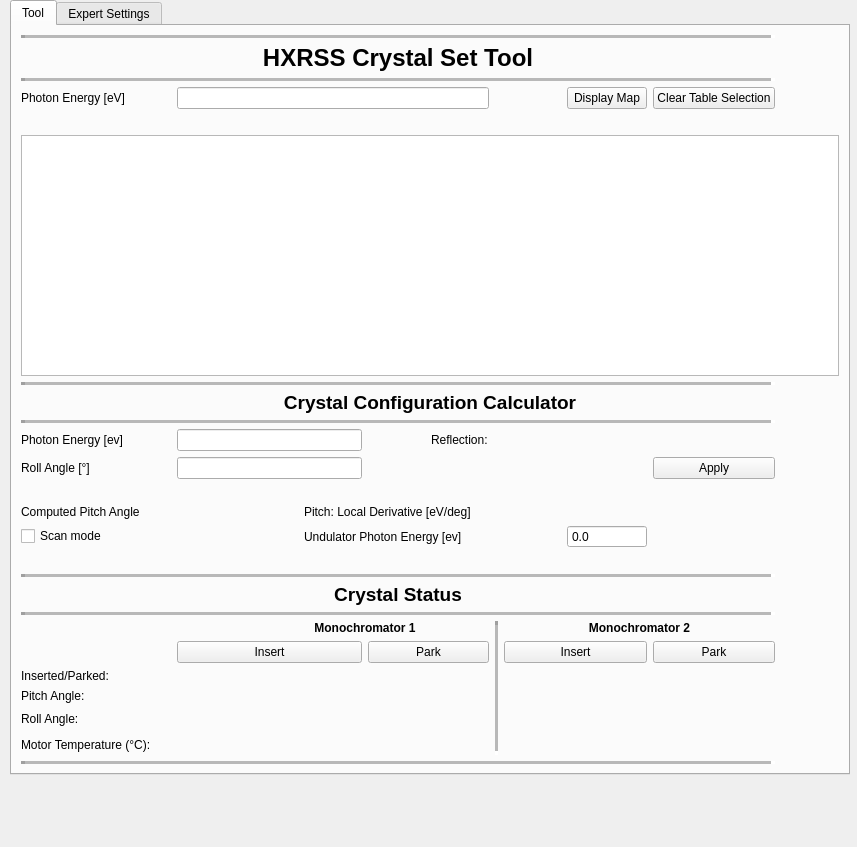
<?xml version="1.0" encoding="UTF-8"?>
<ui version="4.0">
 <class>MainWindow</class>
 <widget class="QMainWindow" name="MainWindow">
  <property name="geometry">
   <rect>
    <x>0</x>
    <y>0</y>
    <width>857</width>
    <height>847</height>
   </rect>
  </property>
  <property name="contextMenuPolicy">
   <enum>Qt::DefaultContextMenu</enum>
  </property>
  <property name="windowTitle">
   <string>HXRSS GUI v0.9</string>
  </property>
  <property name="dockOptions">
   <set>QMainWindow::AllowTabbedDocks|QMainWindow::AnimatedDocks</set>
  </property>
  <property name="unifiedTitleAndToolBarOnMac">
   <bool>false</bool>
  </property>
  <widget class="QWidget" name="centralwidget">
   <widget class="QTabWidget" name="tabWidget">
    <property name="geometry">
     <rect>
      <x>10</x>
      <y>0</y>
      <width>840</width>
      <height>775</height>
     </rect>
    </property>
    <property name="currentIndex">
     <number>0</number>
    </property>
    <widget class="QWidget" name="tab">
     <attribute name="title">
      <string>Tool</string>
     </attribute>
     <layout class="QGridLayout" name="gridLayout">
      <item row="7" column="0" colspan="11">
       <widget class="QLabel" name="label_21">
        <property name="text">
         <string>&lt;html&gt;&lt;head/&gt;&lt;body&gt;&lt;p align=&quot;center&quot;&gt;&lt;span style=&quot; font-size:14pt; font-weight:600;&quot;&gt;Crystal Configuration Calculator&lt;/span&gt;&lt;/p&gt;&lt;/body&gt;&lt;/html&gt;</string>
        </property>
       </widget>
      </item>
      <item row="17" column="3" colspan="3">
       <widget class="QLabel" name="label_22">
        <property name="text">
         <string>Undulator Photon Energy [ev]</string>
        </property>
       </widget>
      </item>
      <item row="17" column="0">
       <widget class="QCheckBox" name="scan_checkBox">
        <property name="text">
         <string>Scan mode</string>
        </property>
       </widget>
      </item>
      <item row="26" column="0">
       <widget class="QLabel" name="label_40">
        <property name="minimumSize">
         <size>
          <width>150</width>
          <height>0</height>
         </size>
        </property>
        <property name="text">
         <string>Pitch Angle:</string>
        </property>
       </widget>
      </item>
      <item row="8" column="0" colspan="10">
       <widget class="Line" name="line">
        <property name="lineWidth">
         <number>4</number>
        </property>
        <property name="midLineWidth">
         <number>4</number>
        </property>
        <property name="orientation">
         <enum>Qt::Horizontal</enum>
        </property>
       </widget>
      </item>
      <item row="10" column="0">
       <widget class="QLabel" name="label_26">
        <property name="text">
         <string>Roll Angle [°]</string>
        </property>
       </widget>
      </item>
      <item row="10" column="9">
       <widget class="QPushButton" name="apply_button">
        <property name="text">
         <string>Apply</string>
        </property>
       </widget>
      </item>
      <item row="5" column="0" colspan="11">
       <widget class="QTableView" name="tableView">
        <property name="minimumSize">
         <size>
          <width>0</width>
          <height>0</height>
         </size>
        </property>
       </widget>
      </item>
      <item row="0" column="0" colspan="10">
       <widget class="Line" name="line_4">
        <property name="lineWidth">
         <number>4</number>
        </property>
        <property name="midLineWidth">
         <number>4</number>
        </property>
        <property name="orientation">
         <enum>Qt::Horizontal</enum>
        </property>
       </widget>
      </item>
      <item row="21" column="0" colspan="10">
       <widget class="Line" name="line_6">
        <property name="lineWidth">
         <number>4</number>
        </property>
        <property name="midLineWidth">
         <number>4</number>
        </property>
        <property name="orientation">
         <enum>Qt::Horizontal</enum>
        </property>
       </widget>
      </item>
      <item row="16" column="3" colspan="3">
       <widget class="QLabel" name="label_25">
        <property name="text">
         <string>Pitch: Local Derivative [eV/deg]</string>
        </property>
       </widget>
      </item>
      <item row="3" column="1" colspan="5">
       <widget class="QLineEdit" name="photon_energy_edit"/>
      </item>
      <item row="23" column="7" colspan="3">
       <widget class="QLabel" name="label_38">
        <property name="minimumSize">
         <size>
          <width>200</width>
          <height>0</height>
         </size>
        </property>
        <property name="text">
         <string>&lt;html&gt;&lt;head/&gt;&lt;body&gt;&lt;p align=&quot;center&quot;&gt;&lt;span style=&quot; font-weight:600;&quot;&gt;Monochromator 2&lt;/span&gt;&lt;/p&gt;&lt;/body&gt;&lt;/html&gt;</string>
        </property>
       </widget>
      </item>
      <item row="4" column="0" colspan="11">
       <widget class="QLabel" name="loglabel">
        <property name="text">
         <string/>
        </property>
       </widget>
      </item>
      <item row="3" column="0">
       <widget class="QLabel" name="label">
        <property name="text">
         <string>Photon Energy [eV]</string>
        </property>
       </widget>
      </item>
      <item row="1" column="0" colspan="10">
       <widget class="QLabel" name="label_24">
        <property name="text">
         <string>&lt;html&gt;&lt;head/&gt;&lt;body&gt;&lt;p align=&quot;center&quot;&gt;&lt;span style=&quot; font-size:18pt; font-weight:600;&quot;&gt;HXRSS Crystal Set Tool&lt;/span&gt;&lt;/p&gt;&lt;/body&gt;&lt;/html&gt;</string>
        </property>
       </widget>
      </item>
      <item row="6" column="0" colspan="10">
       <widget class="Line" name="line_2">
        <property name="frameShadow">
         <enum>QFrame::Sunken</enum>
        </property>
        <property name="lineWidth">
         <number>4</number>
        </property>
        <property name="midLineWidth">
         <number>4</number>
        </property>
        <property name="orientation">
         <enum>Qt::Horizontal</enum>
        </property>
       </widget>
      </item>
      <item row="3" column="8">
       <widget class="QPushButton" name="display_map_button">
        <property name="text">
         <string>Display Map</string>
        </property>
       </widget>
      </item>
      <item row="3" column="9">
       <widget class="QPushButton" name="tableButton">
        <property name="text">
         <string>Clear Table Selection</string>
        </property>
       </widget>
      </item>
      <item row="2" column="0" colspan="10">
       <widget class="Line" name="line_3">
        <property name="lineWidth">
         <number>4</number>
        </property>
        <property name="midLineWidth">
         <number>4</number>
        </property>
        <property name="orientation">
         <enum>Qt::Horizontal</enum>
        </property>
       </widget>
      </item>
      <item row="27" column="0">
       <widget class="QLabel" name="label_41">
        <property name="minimumSize">
         <size>
          <width>150</width>
          <height>0</height>
         </size>
        </property>
        <property name="text">
         <string>Roll Angle:</string>
        </property>
       </widget>
      </item>
      <item row="25" column="1" colspan="5">
       <widget class="QLabel" name="mono1_crystal_inserted_display">
        <property name="text">
         <string>&lt;html&gt;&lt;head/&gt;&lt;body&gt;&lt;p align=&quot;center&quot;/&gt;&lt;/body&gt;&lt;/html&gt;</string>
        </property>
       </widget>
      </item>
      <item row="27" column="7" colspan="3">
       <widget class="QLabel" name="mono2_roll_rb_display">
        <property name="text">
         <string>&lt;html&gt;&lt;head/&gt;&lt;body&gt;&lt;p align=&quot;center&quot;/&gt;&lt;/body&gt;&lt;/html&gt;</string>
        </property>
       </widget>
      </item>
      <item row="25" column="0">
       <widget class="QLabel" name="label_39">
        <property name="minimumSize">
         <size>
          <width>150</width>
          <height>0</height>
         </size>
        </property>
        <property name="text">
         <string>Inserted/Parked:</string>
        </property>
       </widget>
      </item>
      <item row="24" column="1" colspan="3">
       <widget class="QPushButton" name="mono1_crystal_insert_button">
        <property name="text">
         <string>Insert</string>
        </property>
       </widget>
      </item>
      <item row="24" column="9">
       <widget class="QPushButton" name="mono2_crystal_park_button">
        <property name="text">
         <string>Park</string>
        </property>
       </widget>
      </item>
      <item row="26" column="1" colspan="5">
       <widget class="QLabel" name="mono1_pitch_rb_display">
        <property name="text">
         <string>&lt;html&gt;&lt;head/&gt;&lt;body&gt;&lt;p align=&quot;center&quot;/&gt;&lt;/body&gt;&lt;/html&gt;</string>
        </property>
       </widget>
      </item>
      <item row="24" column="4" colspan="2">
       <widget class="QPushButton" name="mono1_crystal_park_button">
        <property name="minimumSize">
         <size>
          <width>0</width>
          <height>0</height>
         </size>
        </property>
        <property name="text">
         <string>Park</string>
        </property>
       </widget>
      </item>
      <item row="23" column="2" colspan="4">
       <widget class="QLabel" name="label_37">
        <property name="minimumSize">
         <size>
          <width>200</width>
          <height>0</height>
         </size>
        </property>
        <property name="text">
         <string>&lt;html&gt;&lt;head/&gt;&lt;body&gt;&lt;p align=&quot;center&quot;&gt;&lt;span style=&quot; font-weight:600;&quot;&gt;Monochromator 1&lt;/span&gt;&lt;/p&gt;&lt;/body&gt;&lt;/html&gt;</string>
        </property>
       </widget>
      </item>
      <item row="25" column="7" colspan="3">
       <widget class="QLabel" name="mono2_crystal_inserted_display">
        <property name="text">
         <string>&lt;html&gt;&lt;head/&gt;&lt;body&gt;&lt;p align=&quot;center&quot;/&gt;&lt;/body&gt;&lt;/html&gt;</string>
        </property>
       </widget>
      </item>
      <item row="24" column="7" colspan="2">
       <widget class="QPushButton" name="mono2_crystal_insert_button">
        <property name="text">
         <string>Insert</string>
        </property>
       </widget>
      </item>
      <item row="29" column="0" colspan="10">
       <widget class="Line" name="line_8">
        <property name="lineWidth">
         <number>4</number>
        </property>
        <property name="midLineWidth">
         <number>4</number>
        </property>
        <property name="orientation">
         <enum>Qt::Horizontal</enum>
        </property>
       </widget>
      </item>
      <item row="26" column="7" colspan="3">
       <widget class="QLabel" name="mono2_pitch_rb_display">
        <property name="text">
         <string>&lt;html&gt;&lt;head/&gt;&lt;body&gt;&lt;p align=&quot;center&quot;/&gt;&lt;/body&gt;&lt;/html&gt;</string>
        </property>
       </widget>
      </item>
      <item row="16" column="0">
       <widget class="QLabel" name="label_23">
        <property name="minimumSize">
         <size>
          <width>150</width>
          <height>0</height>
         </size>
        </property>
        <property name="text">
         <string>Computed Pitch Angle</string>
        </property>
       </widget>
      </item>
      <item row="9" column="5">
       <widget class="QLabel" name="label_2">
        <property name="text">
         <string>Reflection:</string>
        </property>
       </widget>
      </item>
      <item row="17" column="8">
       <widget class="QDoubleSpinBox" name="undulatorph">
        <property name="enabled">
         <bool>true</bool>
        </property>
        <property name="locale">
         <locale language="English" country="UnitedStates"/>
        </property>
        <property name="readOnly">
         <bool>true</bool>
        </property>
        <property name="buttonSymbols">
         <enum>QAbstractSpinBox::NoButtons</enum>
        </property>
        <property name="decimals">
         <number>1</number>
        </property>
        <property name="maximum">
         <double>25000.000000000000000</double>
        </property>
       </widget>
      </item>
      <item row="18" column="0" colspan="10">
       <widget class="QLabel" name="scanlabel">
        <property name="text">
         <string/>
        </property>
       </widget>
      </item>
      <item row="9" column="0">
       <widget class="QLabel" name="label_20">
        <property name="text">
         <string>Photon Energy [ev]</string>
        </property>
       </widget>
      </item>
      <item row="27" column="1" colspan="5">
       <widget class="QLabel" name="mono1_roll_rb_display">
        <property name="text">
         <string>&lt;!DOCTYPE HTML PUBLIC &quot;-//W3C//DTD HTML 4.0//EN&quot; &quot;http://www.w3.org/TR/REC-html40/strict.dtd&quot;&gt;
&lt;html&gt;&lt;head&gt;&lt;meta name=&quot;qrichtext&quot; content=&quot;1&quot; /&gt;&lt;style type=&quot;text/css&quot;&gt;
p, li { white-space: pre-wrap; }
&lt;/style&gt;&lt;/head&gt;&lt;body style=&quot; font-family:'.AppleSystemUIFont'; font-size:13pt; font-weight:400; font-style:normal;&quot;&gt;
&lt;p align=&quot;center&quot; style=&quot; margin-top:12px; margin-bottom:12px; margin-left:0px; margin-right:0px; -qt-block-indent:0; text-indent:0px;&quot;&gt; &lt;/p&gt;&lt;/body&gt;&lt;/html&gt;</string>
        </property>
       </widget>
      </item>
      <item row="9" column="1" colspan="3">
       <widget class="QLineEdit" name="photonE"/>
      </item>
      <item row="9" column="7" colspan="3">
       <widget class="QLabel" name="reflection_display">
        <property name="minimumSize">
         <size>
          <width>100</width>
          <height>0</height>
         </size>
        </property>
        <property name="text">
         <string/>
        </property>
       </widget>
      </item>
      <item row="20" column="0" colspan="10">
       <widget class="QLabel" name="label_27">
        <property name="text">
         <string>&lt;html&gt;&lt;head/&gt;&lt;body&gt;&lt;p align=&quot;center&quot;&gt;&lt;span style=&quot; font-size:14pt; font-weight:600;&quot;&gt;Crystal Status&lt;/span&gt;&lt;/p&gt;&lt;/body&gt;&lt;/html&gt;</string>
        </property>
       </widget>
      </item>
      <item row="16" column="1" colspan="2">
       <widget class="QLabel" name="computed_pitch_angle_display">
        <property name="text">
         <string/>
        </property>
       </widget>
      </item>
      <item row="16" column="8" colspan="2">
       <widget class="QLabel" name="computed_pitch_angle_slope_display">
        <property name="text">
         <string/>
        </property>
       </widget>
      </item>
      <item row="10" column="1" colspan="3">
       <widget class="QLineEdit" name="roll_angle_edit"/>
      </item>
      <item row="12" column="0" colspan="11">
       <widget class="QLabel" name="calclabel">
        <property name="text">
         <string/>
        </property>
       </widget>
      </item>
      <item row="19" column="0" colspan="10">
       <widget class="Line" name="line_5">
        <property name="lineWidth">
         <number>4</number>
        </property>
        <property name="midLineWidth">
         <number>4</number>
        </property>
        <property name="orientation">
         <enum>Qt::Horizontal</enum>
        </property>
       </widget>
      </item>
      <item row="28" column="0">
       <widget class="QLabel" name="label_42">
        <property name="minimumSize">
         <size>
          <width>150</width>
          <height>0</height>
         </size>
        </property>
        <property name="text">
         <string>Motor Temperature (°C):</string>
        </property>
       </widget>
      </item>
      <item row="23" column="6" rowspan="6">
       <widget class="Line" name="line_7">
        <property name="lineWidth">
         <number>4</number>
        </property>
        <property name="midLineWidth">
         <number>4</number>
        </property>
        <property name="orientation">
         <enum>Qt::Vertical</enum>
        </property>
       </widget>
      </item>
      <item row="28" column="1" colspan="5">
       <widget class="QLabel" name="mono1_motemp_rb_display">
        <property name="text">
         <string>&lt;!DOCTYPE HTML PUBLIC &quot;-//W3C//DTD HTML 4.0//EN&quot; &quot;http://www.w3.org/TR/REC-html40/strict.dtd&quot;&gt;
&lt;html&gt;&lt;head&gt;&lt;meta name=&quot;qrichtext&quot; content=&quot;1&quot; /&gt;&lt;style type=&quot;text/css&quot;&gt;
p, li { white-space: pre-wrap; }
&lt;/style&gt;&lt;/head&gt;&lt;body style=&quot; font-family:'.AppleSystemUIFont'; font-size:13pt; font-weight:400; font-style:normal;&quot;&gt;
&lt;p align=&quot;center&quot; style=&quot; margin-top:12px; margin-bottom:12px; margin-left:0px; margin-right:0px; -qt-block-indent:0; text-indent:0px;&quot;&gt; &lt;/p&gt;&lt;/body&gt;&lt;/html&gt;</string>
        </property>
       </widget>
      </item>
      <item row="28" column="7" colspan="3">
       <widget class="QLabel" name="mono2_motemp_rb_display">
        <property name="text">
         <string>&lt;!DOCTYPE HTML PUBLIC &quot;-//W3C//DTD HTML 4.0//EN&quot; &quot;http://www.w3.org/TR/REC-html40/strict.dtd&quot;&gt;
&lt;html&gt;&lt;head&gt;&lt;meta name=&quot;qrichtext&quot; content=&quot;1&quot; /&gt;&lt;style type=&quot;text/css&quot;&gt;
p, li { white-space: pre-wrap; }
&lt;/style&gt;&lt;/head&gt;&lt;body style=&quot; font-family:'.AppleSystemUIFont'; font-size:13pt; font-weight:400; font-style:normal;&quot;&gt;
&lt;p align=&quot;center&quot; style=&quot; margin-top:12px; margin-bottom:12px; margin-left:0px; margin-right:0px; -qt-block-indent:0; text-indent:0px;&quot;&gt; &lt;/p&gt;&lt;/body&gt;&lt;/html&gt;</string>
        </property>
       </widget>
      </item>
     </layout>
    </widget>
    <widget class="QWidget" name="tab_2">
     <attribute name="title">
      <string>Expert Settings</string>
     </attribute>
     <widget class="QPushButton" name="params_report_button">
      <property name="geometry">
       <rect>
        <x>70</x>
        <y>110</y>
        <width>171</width>
        <height>21</height>
       </rect>
      </property>
      <property name="text">
       <string>Report Params</string>
      </property>
     </widget>
     <widget class="QPushButton" name="params_default_button">
      <property name="geometry">
       <rect>
        <x>70</x>
        <y>140</y>
        <width>171</width>
        <height>21</height>
       </rect>
      </property>
      <property name="text">
       <string>Default Params</string>
      </property>
     </widget>
     <widget class="QPushButton" name="params_fromDOOCS_button">
      <property name="geometry">
       <rect>
        <x>70</x>
        <y>170</y>
        <width>171</width>
        <height>21</height>
       </rect>
      </property>
      <property name="text">
       <string>Load Params from DOOCS</string>
      </property>
     </widget>
     <widget class="QGroupBox" name="groupBox">
      <property name="geometry">
       <rect>
        <x>60</x>
        <y>550</y>
        <width>701</width>
        <height>141</height>
       </rect>
      </property>
      <property name="title">
       <string>Monochromator crystal essentials</string>
      </property>
      <widget class="QLabel" name="label_3">
       <property name="geometry">
        <rect>
         <x>310</x>
         <y>30</y>
         <width>151</width>
         <height>20</height>
        </rect>
       </property>
       <property name="text">
        <string>mono2</string>
       </property>
       <property name="alignment">
        <set>Qt::AlignCenter</set>
       </property>
      </widget>
      <widget class="QLabel" name="label_4">
       <property name="geometry">
        <rect>
         <x>130</x>
         <y>30</y>
         <width>141</width>
         <height>16</height>
        </rect>
       </property>
       <property name="text">
        <string>mono1</string>
       </property>
       <property name="alignment">
        <set>Qt::AlignCenter</set>
       </property>
      </widget>
      <widget class="QLabel" name="mono2_pitch_sp_display">
       <property name="geometry">
        <rect>
         <x>300</x>
         <y>70</y>
         <width>81</width>
         <height>20</height>
        </rect>
       </property>
       <property name="text">
        <string>TextLabel</string>
       </property>
      </widget>
      <widget class="QLabel" name="mono2_roll_sp_display">
       <property name="geometry">
        <rect>
         <x>300</x>
         <y>90</y>
         <width>81</width>
         <height>20</height>
        </rect>
       </property>
       <property name="text">
        <string>TextLabel</string>
       </property>
      </widget>
      <widget class="QLabel" name="label_5">
       <property name="geometry">
        <rect>
         <x>20</x>
         <y>70</y>
         <width>91</width>
         <height>20</height>
        </rect>
       </property>
       <property name="text">
        <string>pitch angle</string>
       </property>
      </widget>
      <widget class="QLabel" name="label_6">
       <property name="geometry">
        <rect>
         <x>20</x>
         <y>90</y>
         <width>91</width>
         <height>21</height>
        </rect>
       </property>
       <property name="text">
        <string>roll angle</string>
       </property>
      </widget>
      <widget class="QLabel" name="mono1_pitch_sp_display">
       <property name="geometry">
        <rect>
         <x>120</x>
         <y>70</y>
         <width>81</width>
         <height>20</height>
        </rect>
       </property>
       <property name="text">
        <string>TextLabel</string>
       </property>
      </widget>
      <widget class="QLabel" name="mono1_roll_sp_display">
       <property name="geometry">
        <rect>
         <x>120</x>
         <y>90</y>
         <width>81</width>
         <height>20</height>
        </rect>
       </property>
       <property name="text">
        <string>TextLabel</string>
       </property>
      </widget>
      <widget class="QLabel" name="label_7">
       <property name="geometry">
        <rect>
         <x>120</x>
         <y>50</y>
         <width>71</width>
         <height>16</height>
        </rect>
       </property>
       <property name="text">
        <string>setpoint</string>
       </property>
       <property name="alignment">
        <set>Qt::AlignCenter</set>
       </property>
      </widget>
      <widget class="QLabel" name="label_8">
       <property name="geometry">
        <rect>
         <x>300</x>
         <y>50</y>
         <width>71</width>
         <height>16</height>
        </rect>
       </property>
       <property name="text">
        <string>setpoint</string>
       </property>
       <property name="alignment">
        <set>Qt::AlignCenter</set>
       </property>
      </widget>
      <widget class="QLabel" name="label_13">
       <property name="geometry">
        <rect>
         <x>210</x>
         <y>50</y>
         <width>71</width>
         <height>16</height>
        </rect>
       </property>
       <property name="text">
        <string>readback</string>
       </property>
       <property name="alignment">
        <set>Qt::AlignCenter</set>
       </property>
      </widget>
      <widget class="QLabel" name="label_14">
       <property name="geometry">
        <rect>
         <x>400</x>
         <y>50</y>
         <width>71</width>
         <height>16</height>
        </rect>
       </property>
       <property name="text">
        <string>readback</string>
       </property>
       <property name="alignment">
        <set>Qt::AlignCenter</set>
       </property>
      </widget>
     </widget>
     <widget class="QGroupBox" name="groupBox_2">
      <property name="geometry">
       <rect>
        <x>60</x>
        <y>260</y>
        <width>701</width>
        <height>141</height>
       </rect>
      </property>
      <property name="title">
       <string>undulator segments (SASE2 &quot;colors&quot;)</string>
      </property>
      <widget class="QLabel" name="label_9">
       <property name="geometry">
        <rect>
         <x>10</x>
         <y>50</y>
         <width>71</width>
         <height>21</height>
        </rect>
       </property>
       <property name="text">
        <string>Color 1</string>
       </property>
      </widget>
      <widget class="QLabel" name="label_10">
       <property name="geometry">
        <rect>
         <x>100</x>
         <y>30</y>
         <width>81</width>
         <height>20</height>
        </rect>
       </property>
       <property name="text">
        <string>Detuning</string>
       </property>
      </widget>
      <widget class="QLabel" name="label_11">
       <property name="geometry">
        <rect>
         <x>190</x>
         <y>30</y>
         <width>121</width>
         <height>21</height>
        </rect>
       </property>
       <property name="text">
        <string>resulting setpoint</string>
       </property>
      </widget>
      <widget class="QLabel" name="color1_sp_display">
       <property name="geometry">
        <rect>
         <x>190</x>
         <y>50</y>
         <width>121</width>
         <height>21</height>
        </rect>
       </property>
       <property name="text">
        <string/>
       </property>
      </widget>
      <widget class="QLabel" name="color2_sp_display">
       <property name="geometry">
        <rect>
         <x>190</x>
         <y>80</y>
         <width>121</width>
         <height>21</height>
        </rect>
       </property>
       <property name="text">
        <string/>
       </property>
      </widget>
      <widget class="QLabel" name="color3_sp_display">
       <property name="geometry">
        <rect>
         <x>190</x>
         <y>110</y>
         <width>121</width>
         <height>21</height>
        </rect>
       </property>
       <property name="text">
        <string/>
       </property>
      </widget>
      <widget class="QLabel" name="label_15">
       <property name="geometry">
        <rect>
         <x>10</x>
         <y>80</y>
         <width>71</width>
         <height>21</height>
        </rect>
       </property>
       <property name="text">
        <string>Color 2</string>
       </property>
      </widget>
      <widget class="QLabel" name="label_16">
       <property name="geometry">
        <rect>
         <x>10</x>
         <y>110</y>
         <width>71</width>
         <height>21</height>
        </rect>
       </property>
       <property name="text">
        <string>Color 3</string>
       </property>
      </widget>
      <widget class="QLineEdit" name="color1_detuning_edit">
       <property name="geometry">
        <rect>
         <x>100</x>
         <y>50</y>
         <width>61</width>
         <height>23</height>
        </rect>
       </property>
       <property name="text">
        <string>0</string>
       </property>
       <property name="readOnly">
        <bool>true</bool>
       </property>
      </widget>
      <widget class="QLineEdit" name="color2_detuning_edit">
       <property name="geometry">
        <rect>
         <x>100</x>
         <y>80</y>
         <width>61</width>
         <height>23</height>
        </rect>
       </property>
       <property name="text">
        <string>0</string>
       </property>
       <property name="readOnly">
        <bool>true</bool>
       </property>
      </widget>
      <widget class="QLineEdit" name="color3_detuning_edit">
       <property name="geometry">
        <rect>
         <x>100</x>
         <y>110</y>
         <width>61</width>
         <height>23</height>
        </rect>
       </property>
       <property name="text">
        <string>0</string>
       </property>
       <property name="readOnly">
        <bool>true</bool>
       </property>
      </widget>
      <widget class="QLabel" name="label_12">
       <property name="geometry">
        <rect>
         <x>330</x>
         <y>30</y>
         <width>121</width>
         <height>21</height>
        </rect>
       </property>
       <property name="text">
        <string>readback value</string>
       </property>
      </widget>
      <widget class="QLabel" name="color3_rb_display">
       <property name="geometry">
        <rect>
         <x>330</x>
         <y>110</y>
         <width>121</width>
         <height>21</height>
        </rect>
       </property>
       <property name="text">
        <string/>
       </property>
      </widget>
      <widget class="QLabel" name="color1_rb_display">
       <property name="geometry">
        <rect>
         <x>330</x>
         <y>50</y>
         <width>121</width>
         <height>21</height>
        </rect>
       </property>
       <property name="text">
        <string/>
       </property>
      </widget>
      <widget class="QLabel" name="color2_rb_display">
       <property name="geometry">
        <rect>
         <x>330</x>
         <y>80</y>
         <width>121</width>
         <height>21</height>
        </rect>
       </property>
       <property name="text">
        <string/>
       </property>
      </widget>
     </widget>
     <widget class="QGroupBox" name="groupBox_3">
      <property name="geometry">
       <rect>
        <x>60</x>
        <y>430</y>
        <width>701</width>
        <height>101</height>
       </rect>
      </property>
      <property name="title">
       <string>Machine I/O</string>
      </property>
      <widget class="QLabel" name="label_19">
       <property name="geometry">
        <rect>
         <x>10</x>
         <y>50</y>
         <width>191</width>
         <height>21</height>
        </rect>
       </property>
       <property name="text">
        <string>I/O processing time [ms]</string>
       </property>
       <property name="alignment">
        <set>Qt::AlignLeading|Qt::AlignLeft|Qt::AlignVCenter</set>
       </property>
      </widget>
      <widget class="QLabel" name="label_17">
       <property name="geometry">
        <rect>
         <x>10</x>
         <y>30</y>
         <width>191</width>
         <height>21</height>
        </rect>
       </property>
       <property name="text">
        <string>last tag ID seen from thread</string>
       </property>
       <property name="alignment">
        <set>Qt::AlignLeading|Qt::AlignLeft|Qt::AlignVCenter</set>
       </property>
      </widget>
      <widget class="QLabel" name="io_processingtime_display">
       <property name="geometry">
        <rect>
         <x>210</x>
         <y>50</y>
         <width>91</width>
         <height>21</height>
        </rect>
       </property>
       <property name="text">
        <string/>
       </property>
      </widget>
      <widget class="QLabel" name="io_msgtag_display">
       <property name="geometry">
        <rect>
         <x>210</x>
         <y>30</y>
         <width>91</width>
         <height>21</height>
        </rect>
       </property>
       <property name="text">
        <string/>
       </property>
      </widget>
      <widget class="QLabel" name="io_msgage_display">
       <property name="geometry">
        <rect>
         <x>210</x>
         <y>70</y>
         <width>91</width>
         <height>21</height>
        </rect>
       </property>
       <property name="text">
        <string/>
       </property>
      </widget>
      <widget class="QLabel" name="label_18">
       <property name="geometry">
        <rect>
         <x>10</x>
         <y>70</y>
         <width>191</width>
         <height>21</height>
        </rect>
       </property>
       <property name="text">
        <string>age of last msg [s]</string>
       </property>
       <property name="alignment">
        <set>Qt::AlignLeading|Qt::AlignLeft|Qt::AlignVCenter</set>
       </property>
      </widget>
      <widget class="QCheckBox" name="io_threaddbg_checkbox">
       <property name="geometry">
        <rect>
         <x>320</x>
         <y>30</y>
         <width>151</width>
         <height>21</height>
        </rect>
       </property>
       <property name="text">
        <string>dbg I/O thread</string>
       </property>
      </widget>
     </widget>
     <widget class="QGroupBox" name="groupBox_4">
      <property name="geometry">
       <rect>
        <x>60</x>
        <y>60</y>
        <width>711</width>
        <height>171</height>
       </rect>
      </property>
      <property name="title">
       <string>Update Parameters</string>
      </property>
      <widget class="QPushButton" name="update_table_button">
       <property name="geometry">
        <rect>
         <x>240</x>
         <y>50</y>
         <width>171</width>
         <height>21</height>
        </rect>
       </property>
       <property name="text">
        <string>Update Config Table</string>
       </property>
      </widget>
     </widget>
     <zorder>groupBox_4</zorder>
     <zorder>params_report_button</zorder>
     <zorder>params_default_button</zorder>
     <zorder>params_fromDOOCS_button</zorder>
     <zorder>groupBox</zorder>
     <zorder>groupBox_2</zorder>
     <zorder>groupBox_3</zorder>
    </widget>
   </widget>
  </widget>
  <widget class="QMenuBar" name="menubar">
   <property name="enabled">
    <bool>true</bool>
   </property>
   <property name="geometry">
    <rect>
     <x>0</x>
     <y>0</y>
     <width>857</width>
     <height>24</height>
    </rect>
   </property>
   <property name="defaultUp">
    <bool>false</bool>
   </property>
   <property name="nativeMenuBar">
    <bool>true</bool>
   </property>
  </widget>
  <action name="actionExpert_Settings">
   <property name="text">
    <string>Expert Settings</string>
   </property>
  </action>
 </widget>
 <resources/>
 <connections/>
</ui>
